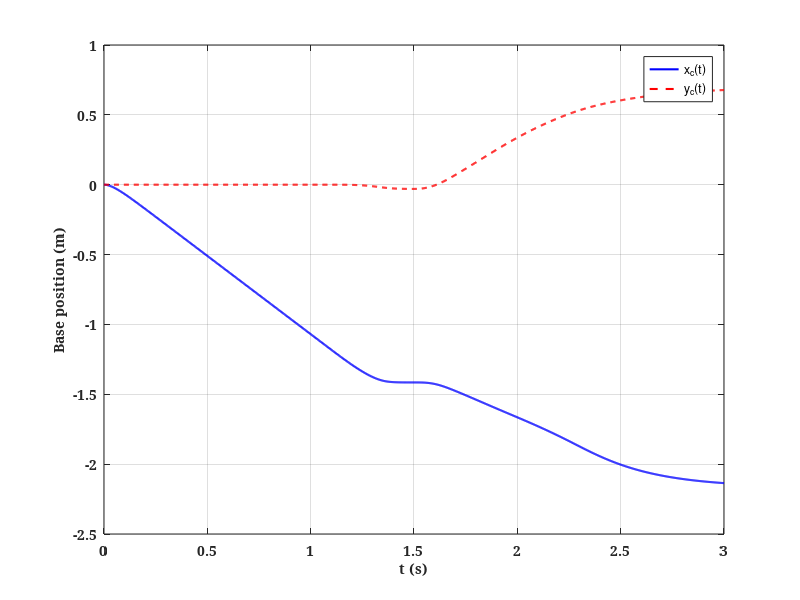
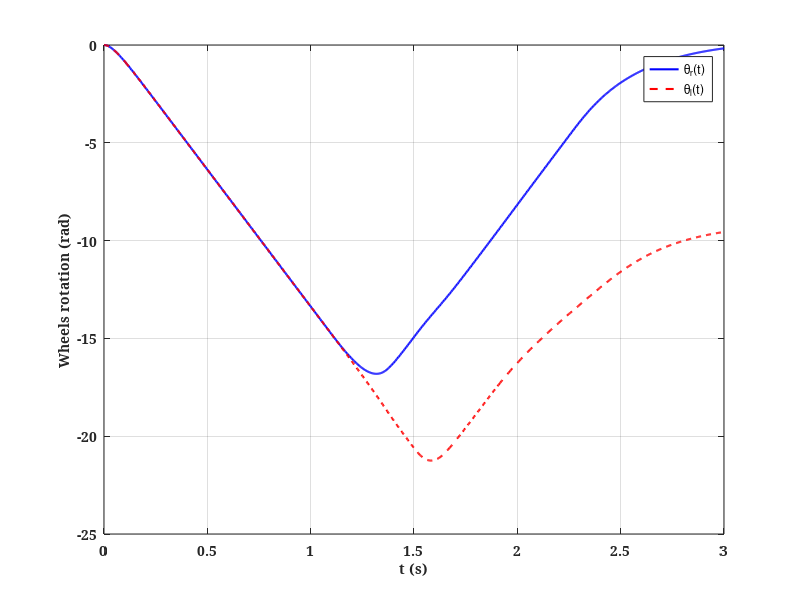
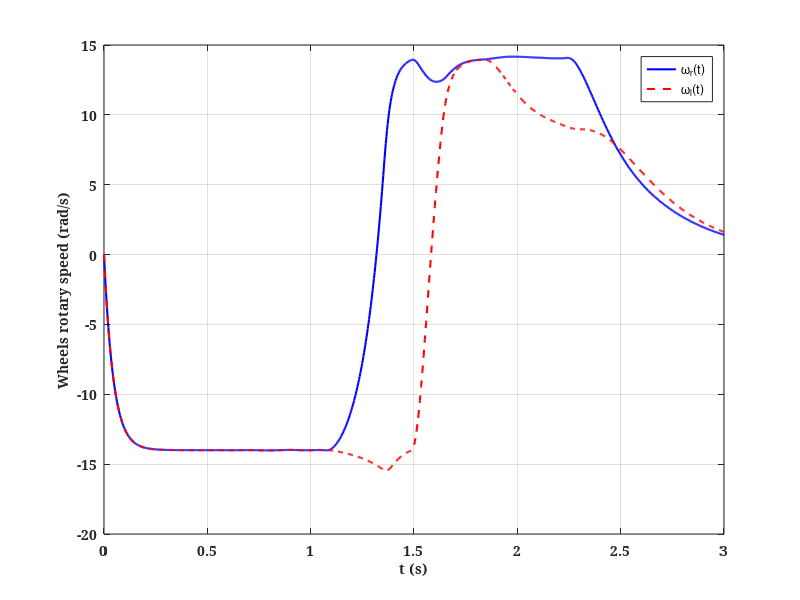
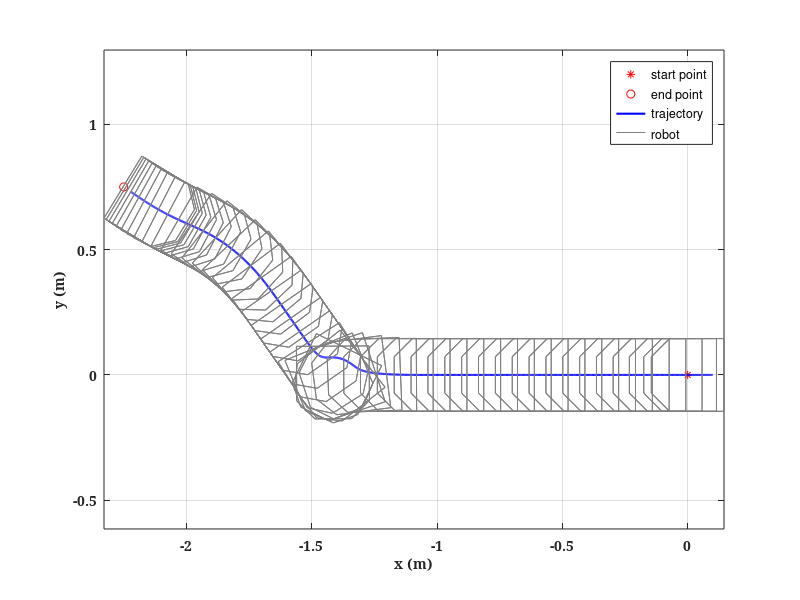

Write MATLAB code to recreate these figures, in order.
%**************************************************************************
%       User documentation of any code that uses this code must cite the
%       Authors in following article:
%
%       Korayem, M. H., Nekoo, S. R., & Korayem, A. H. (2016). Finite time
%       SDRE control design for mobile robots with differential wheels.
%       Journal of Mechanical Science and Technology, 30(9), 4353-4361.
%
%       Permission to modify this file (ONLY) and to distribute modified
%       code is granted, provided the above notices are retained, and a
%       notice that the code was modified is included with the above
%       statements.
%
%       NOTE: This MATLAB code is provided free of charge.
%       You may make copies of the codes, but this NOTICE must appear in
%       all copies.
%**************************************************************************
function Run_Mobile_Robot
clc
clear
close all
global d r b mb mw Izzb Izzw Iyyw Q R ws ydes ustall omeganl kp kd
%Time----------------------------------------------------------------------
tf=3;
N=999;
%Initial and final condition-----------------------------------------------
xci=0;
yci=0;
yin=[xci;yci;0;0;0;0];
xcf=-2.25;
ycf=0.75;
ydes=[xcf;ycf;0;0];
%Control-------------------------------------------------------------------
R=eye(2);
Q=10*diag([10,10,1,1]);
kp=100*eye(2);
kd=80*eye(2);
ws=0.1;
%Parameters----------------------------------------------------------------
d=0.065;
r=0.08;
b=0.145;
mb=6;
mw=0.32;
Izzb=0.06363;
Izzw=0.00006;
Iyyw=0.00081;
ustall=[6.85;6.85];
omeganl=[14;14];
%ODE-----------------------------------------------------------------------
[t,x]=ode45(@sysSDRE,0:tf/N:tf,yin);
afFigurePosition=[200,150,380,220];
%Plot----------------------------------------------------------------------
figure(1)
axesi=axes('Parent',figure(1),'FontWeight','bold',...
    'FontSize',10,'FontName','Cambria');
hold(axesi,'all');grid on;box on;
plot(t,x(:,1),'b','Linewidth',1.5)
plot(t,x(:,2),'--r','Linewidth',1.5)
xlabel('t (s)','FontWeight','bold','FontSize',10,'FontName','Cambria')
ylabel('Base position (m)','FontWeight','bold','FontSize',10,'FontName','Cambria')
xlim([0,tf]);set(gcf,'Position',afFigurePosition)
legend('x_c(t)','y_c(t)')

figure(2)
axesi=axes('Parent',figure(2),'FontWeight','bold',...
    'FontSize',10,'FontName','Cambria');
hold(axesi,'all');grid on;box on;
plot(t,x(:,3),'b','Linewidth',1.5)
plot(t,x(:,4),'--r','Linewidth',1.5)
xlabel('t (s)','FontWeight','bold','FontSize',10,'FontName','Cambria')
ylabel('Wheels rotation (rad)','FontWeight','bold','FontSize',10,'FontName','Cambria')
xlim([0,tf]);set(gcf,'Position',afFigurePosition)
legend('\theta_r(t)','\theta_l(t)')

figure(3)
axesi=axes('Parent',figure(3),'FontWeight','bold',...
    'FontSize',10,'FontName','Cambria');
hold(axesi,'all');grid on;box on;
plot(t,x(:,5),'b','Linewidth',1.5)
plot(t,x(:,6),'--r','Linewidth',1.5)
xlabel('t (s)','FontWeight','bold','FontSize',10,'FontName','Cambria')
ylabel('Wheels rotary speed (rad/s)','FontWeight','bold','FontSize',10,'FontName','Cambria')
xlim([0,tf]);set(gcf,'Position',afFigurePosition)
legend('\omega_r(t)','\omega_l(t)')

afFigurePosition=[200,150,380,280];
figure(4)
axesi=axes('Parent',figure(4),'FontWeight','bold',...
    'FontSize',10,'FontName','Cambria');
hold(axesi,'all');grid on;box on;
plot(xci,yci,'*r')
plot(xcf,ycf,'or')
xc=x(:,1);
yc=x(:,2);
xr=x(:,3);
xl=x(:,4);
phi=(r*(xr-xl))/(2*b);
xws=x(:,1)+ws*cos(phi);
yws=x(:,2)+ws*sin(phi);
plot(xws,yws,'b','linewidth',1.5)
for p=1:20:size(t,1)
    xw1=xc(p)+b*cos(phi(p))-b*cos(phi(p)+pi/2);
    yw1=yc(p)+b*sin(phi(p))-b*sin(phi(p)+pi/2);
    xw2=xc(p)+b*cos(phi(p))+b*cos(phi(p)+pi/2);
    yw2=yc(p)+b*sin(phi(p))+b*sin(phi(p)+pi/2);
    xw3=xc(p)-b/2*cos(phi(p))+b*cos(phi(p)+pi/2);
    yw3=yc(p)-b/2*sin(phi(p))+b*sin(phi(p)+pi/2);
    xw4=xc(p)-b*cos(phi(p))+b/2*cos(phi(p)+pi/2);
    yw4=yc(p)-b*sin(phi(p))+b/2*sin(phi(p)+pi/2);
    xw5=xc(p)-b*cos(phi(p))-b/2*cos(phi(p)+pi/2);
    yw5=yc(p)-b*sin(phi(p))-b/2*sin(phi(p)+pi/2);
    xw6=xc(p)-b/2*cos(phi(p))-b*cos(phi(p)+pi/2);
    yw6=yc(p)-b/2*sin(phi(p))-b*sin(phi(p)+pi/2);
    line([xw1;xw2],[yw1;yw2],'color',[0.501960813999176 0.501960813999176 0.501960813999176])
    line([xw2;xw3],[yw2;yw3],'color',[0.501960813999176 0.501960813999176 0.501960813999176])
    line([xw3;xw4],[yw3;yw4],'color',[0.501960813999176 0.501960813999176 0.501960813999176])
    line([xw4;xw5],[yw4;yw5],'color',[0.501960813999176 0.501960813999176 0.501960813999176])
    line([xw5;xw6],[yw5;yw6],'color',[0.501960813999176 0.501960813999176 0.501960813999176])
    line([xw6;xw1],[yw6;yw1],'color',[0.501960813999176 0.501960813999176 0.501960813999176])
    xw7=xc(p)+b*cos(phi(p))-b*cos(phi(p)+pi/2);
    yw7=yc(p)+b*sin(phi(p))-b*sin(phi(p)+pi/2);
    xw8=xc(p)+b*cos(phi(p))+b*cos(phi(p)+pi/2);
    yw8=yc(p)+b*sin(phi(p))+b*sin(phi(p)+pi/2);
    xw9=xc(p)-b/2*cos(phi(p))+b*cos(phi(p)+pi/2);
    yw9=yc(p)-b/2*sin(phi(p))+b*sin(phi(p)+pi/2);
    xw10=xc(p)-b*cos(phi(p))+b/2*cos(phi(p)+pi/2);
    yw10=yc(p)-b*sin(phi(p))+b/2*sin(phi(p)+pi/2);
    xw11=xc(p)-b*cos(phi(p))-b/2*cos(phi(p)+pi/2);
    yw11=yc(p)-b*sin(phi(p))-b/2*sin(phi(p)+pi/2);
    xw12=xc(p)-b/2*cos(phi(p))-b*cos(phi(p)+pi/2);
    yw12=yc(p)-b/2*sin(phi(p))-b*sin(phi(p)+pi/2);
    line([xw7;xw8],[yw7;yw8],'color',[0.501960813999176 0.501960813999176 0.501960813999176])
    line([xw8;xw9],[yw8;yw9],'color',[0.501960813999176 0.501960813999176 0.501960813999176])
    line([xw9;xw10],[yw9;yw10],'color',[0.501960813999176 0.501960813999176 0.501960813999176])
    line([xw10;xw11],[yw10;yw11],'color',[0.501960813999176 0.501960813999176 0.501960813999176])
    line([xw11;xw12],[yw11;yw12],'color',[0.501960813999176 0.501960813999176 0.501960813999176])
    line([xw12;xw7],[yw12;yw7],'color',[0.501960813999176 0.501960813999176 0.501960813999176])
    line([xw7;xw1],[yw7;yw1],'color',[0.501960813999176 0.501960813999176 0.501960813999176])
    line([xw8;xw2],[yw8;yw2],'color',[0.501960813999176 0.501960813999176 0.501960813999176])
    line([xw9;xw3],[yw9;yw3],'color',[0.501960813999176 0.501960813999176 0.501960813999176])
    line([xw10;xw4],[yw10;yw4],'color',[0.501960813999176 0.501960813999176 0.501960813999176])
    line([xw11;xw5],[yw11;yw5],'color',[0.501960813999176 0.501960813999176 0.501960813999176])
    line([xw12;xw6],[yw12;yw6],'color',[0.501960813999176 0.501960813999176 0.501960813999176])
end
xlabel('x (m)','FontWeight','bold','FontSize',10,'FontName','Cambria')
ylabel('y (m)','FontWeight','bold','FontSize',10,'FontName','Cambria')
set(gcf,'Position',afFigurePosition)
axis equal
legend('start point','end point','trajectory','robot')

Error_SDRE_mm=sqrt((xws(length(t))-xcf).^2+(yws(length(t))-ycf).^2)*1000

for p=1:length(t)
    xc=x(p,1);
    yc=x(p,2);
    xr=x(p,3);
    xl=x(p,4);
    dxr=x(p,5);
    dxl=x(p,6);
    %Dynamics matrices-----------------------------------------------------
    phi=r/2/b*(xr-xl);
    dphi=r/2/b*(dxr-dxl);

    m11=mb+2*mw;
    m12=0;
    m13=-mw*r*d/b*sin(phi);
    m14=mw*r*d/b*sin(phi);
    m22=mb+2*mw;
    m23=mw*r*d/b*cos(phi);
    m24=-mw*r*d/b*cos(phi);
    m33=r^2/4/b^2*(2*mw*(b^2+d^2)+Izzb+2*Izzw)+Iyyw;
    m34=-r^2/4/b^2*(2*mw*(b^2+d^2)+Izzb+2*Izzw);
    m44=r^2/4/b^2*(2*mw*(b^2+d^2)+Izzb+2*Izzw)+Iyyw;

    M=[m11,m12,m13,m14;...
        m12,m22,m23,m24;...
        m13,m23,m33,m34;...
        m14,m24,m34,m44];

    C_bar=[-mw*r^2*d/2/b^2*(dxr-2*dxl)*cos(phi),-mw*r^2*d/2/b^2*dxl*cos(phi);...
        -mw*r^2*d/2/b^2*dxr*sin(phi),-mw*r^2*d/2/b^2*(dxl-2*dxr)*sin(phi);...
        zeros(2,2)];

    S=[r/2*cos(phi),r/2*cos(phi);...
        r/2*sin(phi),r/2*sin(phi);...
        eye(2)];

    Sdot=[-r/2*dphi*sin(phi),-r/2*dphi*sin(phi);...
        r/2*dphi*cos(phi),r/2*dphi*cos(phi);...
        zeros(2,2)];
    %Control---------------------------------------------------------------
    y=[xc+ws*cos(phi);...
        yc+ws*sin(phi)];

    dy=[r/2*(dxr+dxl)*cos(phi)-ws*dphi*sin(phi);...
        r/2*(dxr+dxl)*sin(phi)+ws*dphi*cos(phi)];

    alpha=[r/2/b*(b*cos(phi)-ws*sin(phi)),r/2/b*(b*cos(phi)+ws*sin(phi));...
        r/2/b*(b*sin(phi)+ws*cos(phi)),r/2/b*(b*sin(phi)-ws*cos(phi))];

    beta_bar11=-r^2/4/b*(dxl+dxr)*sin(phi)+r^2*ws/4/b^2*(dxl-dxr)*cos(phi);
    beta_bar12=+r^2/4/b*(dxl+dxr)*sin(phi)-r^2*ws/4/b^2*(dxl-dxr)*cos(phi);
    beta_bar21=+r^2/4/b*(dxl+dxr)*cos(phi)+r^2*ws/4/b^2*(dxl-dxr)*sin(phi);
    beta_bar22=-r^2/4/b*(dxl+dxr)*cos(phi)-r^2*ws/4/b^2*(dxl-dxr)*sin(phi);

    beta_bar=[beta_bar11,beta_bar12;...
        beta_bar21,beta_bar22];

    A=[zeros(2,2),eye(2);...
        zeros(2,2),alpha*(inv(S'*M*S)*(-S'*M*Sdot-S'*C_bar))+beta_bar];

    B=[zeros(2,2);...
        alpha*inv(S'*M*S)];

    K=care(A,B,Q,R);

    u=-inv(R)*B'*K*([y;dy]-ydes);

    if u(1) > (ustall(1)-ustall(1)/omeganl(1)*dxr)
        u(1)=ustall(1)-ustall(1)/omeganl(1)*dxr;
    end
    if u(1) < (-ustall(1)-ustall(1)/omeganl(1)*dxr)
        u(1)=-ustall(1)-ustall(1)/omeganl(1)*dxr;
    end
    if u(2) > (ustall(2)-ustall(2)/omeganl(2)*dxl)
        u(2)=ustall(2)-ustall(2)/omeganl(2)*dxl;
    end
    if u(2) < (-ustall(2)-ustall(2)/omeganl(2)*dxl)
        u(2)=-ustall(2)-ustall(2)/omeganl(2)*dxl;
    end

    us(1:2,p)=u;
    nus(p)=norm(u);
end

afFigurePosition=[200,150,380,220];
figure(5)
axesi=axes('Parent',figure(5),'FontWeight','bold',...
    'FontSize',10,'FontName','Cambria');
hold(axesi,'all');grid on;box on;
plot(t,us(1,:),'b','Linewidth',1.5)
plot(t,us(2,:),'--r','Linewidth',1.5)
xlabel('t (s)','FontWeight','bold','FontSize',10,'FontName','Cambria')
ylabel('\tau (N.m)','FontWeight','bold','FontSize',10,'FontName','Cambria')
xlim([0,tf]);set(gcf,'Position',afFigurePosition)
legend('right','left')
%%%%%%%%%%%%%%%%%%%%%%%%%%%%%%%%%%%%%%%%%%%%%%%%%%%%%%%%%%%%%%%%%%%%%%%%%%%
%%%%%%%%%%%%%%%%%%%%%%%%%%%%%%%%%%%%%%%%%%%%%%%%%%%%%%%%%%%%%%%%%%%%%%%%%%%
%%%%%%%%%%%%%%%%%%%%%%%%%%%%%%%%%%%%%%%%%%%%%%%%%%%%%%%%%%%%%%%%%%%%%%%%%%%
function xdot=sysSDRE(t,x)
global d r b mb mw Izzb Izzw Iyyw Q R ws ydes ustall omeganl
xc=x(1);
yc=x(2);
xr=x(3);
xl=x(4);
dxr=x(5);
dxl=x(6);
%Dynamics matrices---------------------------------------------------------
phi=r/2/b*(xr-xl);
dphi=r/2/b*(dxr-dxl);

m11=mb+2*mw;
m12=0;
m13=-mw*r*d/b*sin(phi);
m14=mw*r*d/b*sin(phi);
m22=mb+2*mw;
m23=mw*r*d/b*cos(phi);
m24=-mw*r*d/b*cos(phi);
m33=r^2/4/b^2*(2*mw*(b^2+d^2)+Izzb+2*Izzw)+Iyyw;
m34=-r^2/4/b^2*(2*mw*(b^2+d^2)+Izzb+2*Izzw);
m44=r^2/4/b^2*(2*mw*(b^2+d^2)+Izzb+2*Izzw)+Iyyw;

M=[m11,m12,m13,m14;...
    m12,m22,m23,m24;...
    m13,m23,m33,m34;...
    m14,m24,m34,m44];

c=[-2*mw*d*dphi^2*cos(phi);...
    -2*mw*d*dphi^2*sin(phi);...
    zeros(2,1)];

C_bar=[-mw*r^2*d/2/b^2*(dxr-2*dxl)*cos(phi),-mw*r^2*d/2/b^2*dxl*cos(phi);...
    -mw*r^2*d/2/b^2*dxr*sin(phi),-mw*r^2*d/2/b^2*(dxl-2*dxr)*sin(phi);...
    zeros(2,2)];

S=[r/2*cos(phi),r/2*cos(phi);...
    r/2*sin(phi),r/2*sin(phi);...
    eye(2)];

Sdot=[-r/2*dphi*sin(phi),-r/2*dphi*sin(phi);...
    r/2*dphi*cos(phi),r/2*dphi*cos(phi);...
    zeros(2,2)];

v=[dxr;dxl];
%Control-------------------------------------------------------------------
y=[xc+ws*cos(phi);...
    yc+ws*sin(phi)];

dy=[r/2*(dxr+dxl)*cos(phi)-ws*dphi*sin(phi);...
    r/2*(dxr+dxl)*sin(phi)+ws*dphi*cos(phi)];

alpha=[r/2/b*(b*cos(phi)-ws*sin(phi)),r/2/b*(b*cos(phi)+ws*sin(phi));...
    r/2/b*(b*sin(phi)+ws*cos(phi)),r/2/b*(b*sin(phi)-ws*cos(phi))];

beta_bar11=-r^2/4/b*(dxl+dxr)*sin(phi)+r^2*ws/4/b^2*(dxl-dxr)*cos(phi);
beta_bar12=+r^2/4/b*(dxl+dxr)*sin(phi)-r^2*ws/4/b^2*(dxl-dxr)*cos(phi);
beta_bar21=+r^2/4/b*(dxl+dxr)*cos(phi)+r^2*ws/4/b^2*(dxl-dxr)*sin(phi);
beta_bar22=-r^2/4/b*(dxl+dxr)*cos(phi)-r^2*ws/4/b^2*(dxl-dxr)*sin(phi);

beta_bar=[beta_bar11,beta_bar12;...
    beta_bar21,beta_bar22];

A=[zeros(2,2),eye(2);...
    zeros(2,2),alpha*(inv(S'*M*S)*(-S'*M*Sdot-S'*C_bar))+beta_bar];

B=[zeros(2,2);...
    alpha*inv(S'*M*S)];

K=care(A,B,Q,R);

u=-inv(R)*B'*K*([y;dy]-ydes);

if u(1) > (ustall(1)-ustall(1)/omeganl(1)*dxr)
    u(1)=ustall(1)-ustall(1)/omeganl(1)*dxr;
end
if u(1) < (-ustall(1)-ustall(1)/omeganl(1)*dxr)
    u(1)=-ustall(1)-ustall(1)/omeganl(1)*dxr;
end
if u(2) > (ustall(2)-ustall(2)/omeganl(2)*dxl)
    u(2)=ustall(2)-ustall(2)/omeganl(2)*dxl;
end
if u(2) < (-ustall(2)-ustall(2)/omeganl(2)*dxl)
    u(2)=-ustall(2)-ustall(2)/omeganl(2)*dxl;
end
%System--------------------------------------------------------------------
xdot=[S*v;...
    inv(S'*M*S)*(u-S'*M*Sdot*v-S'*c)];